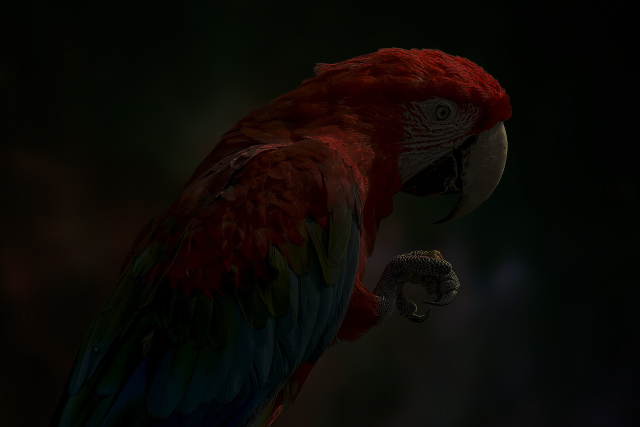
#> input picture parrot.jpg, 1280 x 853 px (shown at 1/2 size)
$ jupyter execute --allow-errors 03-Histogram-Equalization.ipynb
#> lines starting #> are read from the running program, lines starting #| are printed output that depends on the picture
# Ex. No: 03
# Histogram of an Images

**Name:** ALMAAS JAHAAN M    **Reg. No:** 212224230016

[cell 1]
import cv2
import numpy as np
import matplotlib.pyplot as plt

Histogram Equalization for Grayscale Images

[cell 2]
# Read the image in grayscale format.


img = cv2.imread('parrot.jpg', cv2.IMREAD_GRAYSCALE)
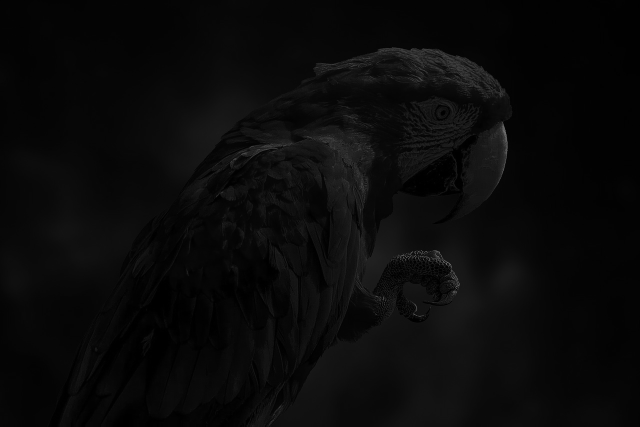
#> img: shape (853, 1280) (shown at 1/2 size); min 0, max 132, mean 9.6

[cell 3]
# Display the images.
plt.imshow(img, cmap='gray')
plt.title('Original Image')
plt.show()

[cell 4]
assert (img == cv2.imread('parrot.jpg', cv2.IMREAD_GRAYSCALE)).all()

[cell 5]
# Display the images
plt.hist(img.ravel(),256,range = [0, 256]);
plt.title('Original Image')
plt.show()
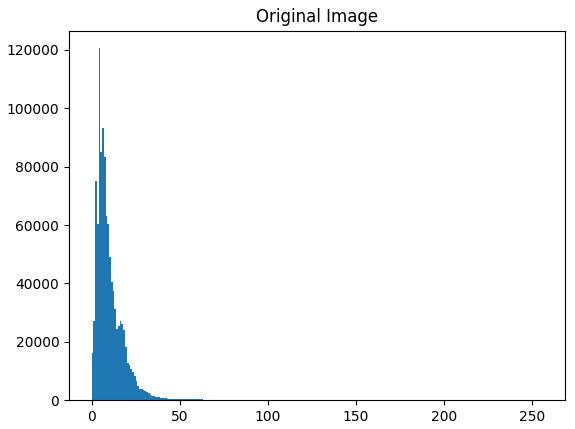
#> figure drawn by matplotlib, 1 panel; tallest bar 120586 high, from x = 4 to 5

[cell 6]
# Equalize histogram
img_eq = cv2.equalizeHist(img)
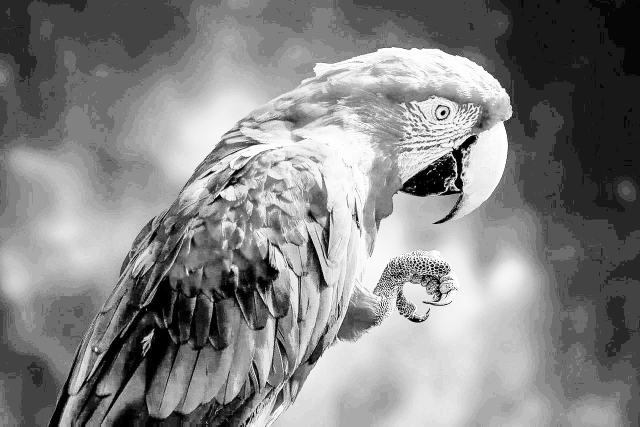
#> img_eq: shape (853, 1280) (shown at 1/2 size); min 0, max 255, mean 132.6

[cell 7]
# Display the images.
plt.hist(img_eq.ravel(), 256, range = [0, 256])
plt.title('Equalized Histogram')
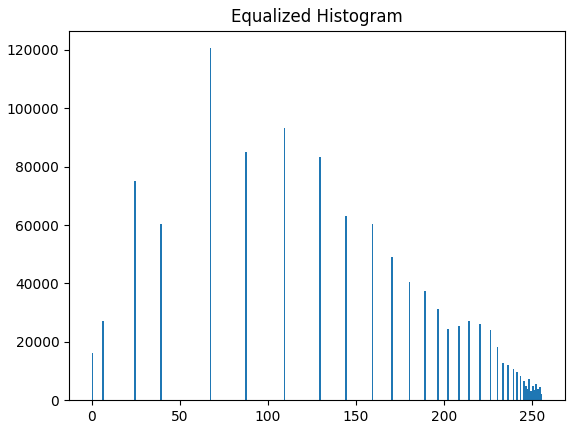
#> figure drawn by matplotlib, 1 panel; tallest bar 120586 high, from x = 67 to 68

[cell 8]
# Display the images.
plt.imshow(img_eq, cmap='gray')
plt.title('Original Image')
plt.show()

# Histogram Equalization for Color Images

* WORKFLOW
- Tranform the image to HSV colorspace.
- Perform histogram equalization only on the V channel.
- Transform the image back to RGB colorspace.

[cell 9]
# Read the color image.
img = cv2.imread('parrot.jpg', cv2.IMREAD_COLOR)
#> img is the input picture: shape (853, 1280, 3); mean B, G, R 5.6, 9, 12.4

[cell 10]
# Convert to HSV.
img_hsv = cv2.cvtColor(img, cv2.COLOR_BGR2HSV)
#> img_hsv: shape (853, 1280, 3); mean H, S, V 42.1, 165.9, 14.5

[cell 11]
# Perform histogram equalization only on the V channel, for value intensity.
img_hsv[:,:,2] = cv2.equalizeHist(img_hsv[:, :, 2])
#> img_hsv: shape (853, 1280, 3); mean H, S, V 42.1, 165.9, 131

[cell 12]
# Convert back to BGR format.
img_eq = cv2.cvtColor(img_hsv, cv2.COLOR_HSV2BGR)
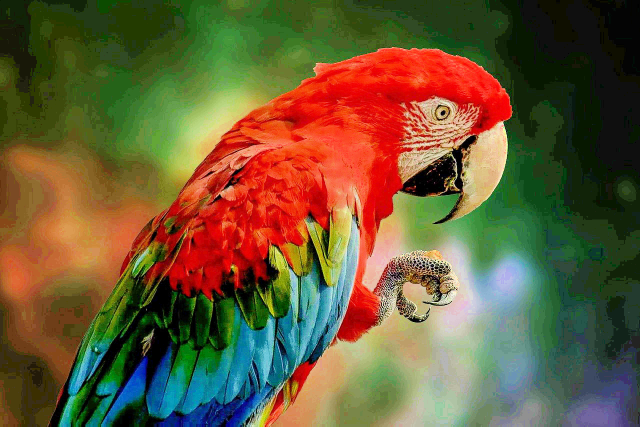
#> img_eq: shape (853, 1280, 3) (shown at 1/2 size); mean B, G, R 55.1, 90.2, 106.1

#> (a cell that did not finish here is left out)

[cell 14]
plt.hist(img_eq.ravel(),256,range = [0, 256]); plt.title('Histogram Equalized');plt.show()
#> after `plt.hist(img_eq.ravel(), 256, range=[0, 256])`:
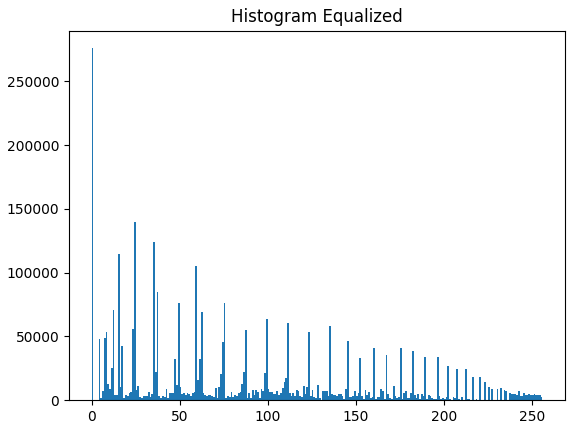
#> figure drawn by matplotlib, 1 panel; tallest bar 275881 high, from x = 0 to 1

[cell 15]
# Display the images.
#plt.figure(figsize = (20,10))
plt.subplot(221); plt.imshow(img[:, :, ::-1]); plt.title('Original Color Image')
plt.subplot(222); plt.imshow(img_eq[:, :, ::-1]); plt.title('Equalized Image')
plt.subplot(223); plt.hist(img.ravel(),256,range = [0, 256]); plt.title('Original Image')
plt.subplot(224); plt.hist(img_eq.ravel(),256,range = [0, 256]); plt.title('Histogram Equalized');plt.show()
#> after `plt.subplot(224)`:
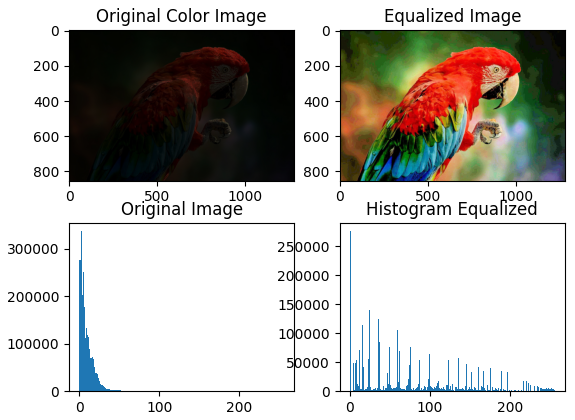
#> figure drawn by matplotlib, 4 panels; panel 3: tallest bar 336652 high, from x = 2 to 3; panel 4: tallest bar 275881 high, from x = 0 to 1

[cell 16]
# Display the histograms.
plt.figure(figsize = [15,4])
plt.subplot(121); plt.hist(img.ravel(),256,range = [0, 256]); plt.title('Original Image')
plt.subplot(122); plt.hist(img_eq.ravel(),256,range = [0, 256]); plt.title('Histogram Equalized')
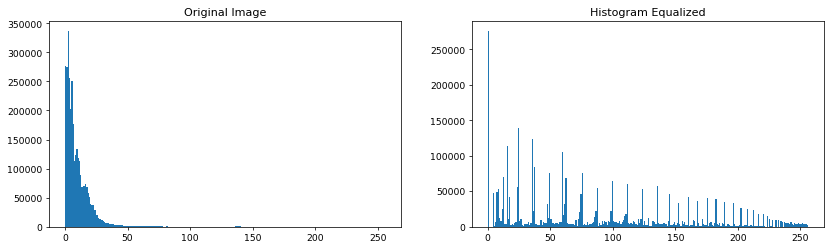
#> figure drawn by matplotlib, 2 panels; panel 1: tallest bar 336652 high, from x = 2 to 3; panel 2: tallest bar 275881 high, from x = 0 to 1
